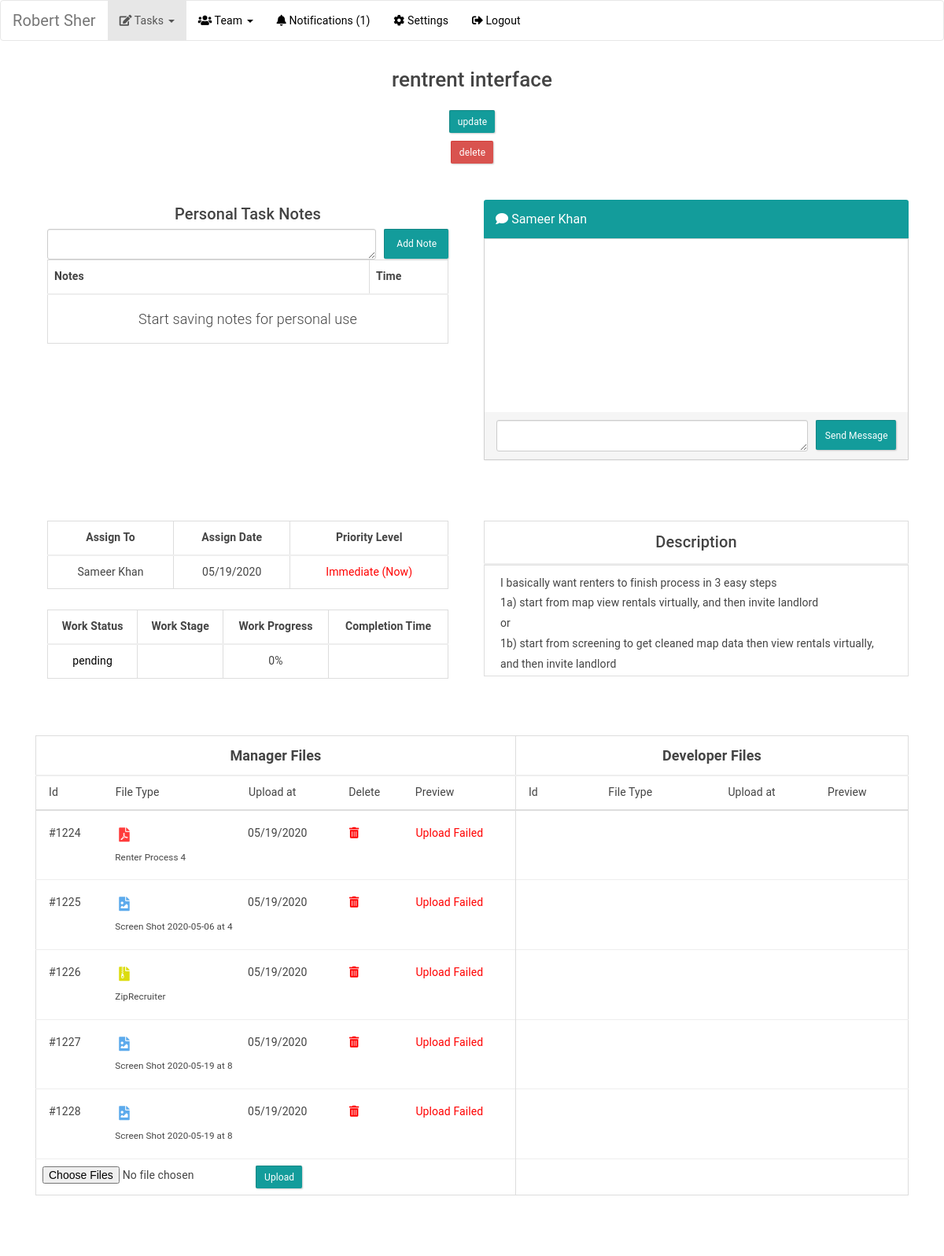
/manager/task_details.php?task_id=659 (signed in), run on the app's committed database.
### tables this page shows
CREATE TABLE `tasks` (
  `id` int(11) NOT NULL,
  `mag_id` int(11) NOT NULL,
  `dev_id` int(11) NOT NULL,
  `name` varchar(50) NOT NULL,
  `description` text NOT NULL,
  `priority_level` tinyint(1) NOT NULL COMMENT 'from manager',
  `status` tinyint(1) NOT NULL COMMENT 'from developer',
  `progress` varchar(20) NOT NULL COMMENT 'from developer',
  `stage` varchar(20) DEFAULT NULL COMMENT 'localhost,dev,live from developer',
  `completion_date` varchar(50) DEFAULT NULL COMMENT 'from developer',
  `submit_work` tinyint(1) NOT NULL DEFAULT 0 COMMENT '0=>''no'',1=>''yes'' from developer',
  `submit_date` varchar(20) DEFAULT NULL,
  `review_request` tinyint(1) NOT NULL DEFAULT 0 COMMENT '0=>''no'',1=>''yes'' from manager',
  `review_request_date` varchar(20) DEFAULT NULL,
  `mark_completed` tinyint(1) NOT NULL DEFAULT 0 COMMENT '0=>''none'',1=>''developer'',2=>''both''',
  `completed_date` varchar(50) DEFAULT NULL,
  `created_date` timestamp NOT NULL DEFAULT current_timestamp(),
  `updated_date` timestamp NOT NULL DEFAULT current_timestamp() ON UPDATE current_timestamp(),
  `assigned_date` varchar(50) DEFAULT NULL,
  `is_archived` tinyint(1) NOT NULL DEFAULT 0,
  `archived_date` varchar(50) DEFAULT NULL
);

CREATE TABLE `developers` (
  `id` int(11) NOT NULL,
  `mag_id` int(11) NOT NULL,
  `name` varchar(50) NOT NULL,
  `email` varchar(50) NOT NULL,
  `phone` varchar(15) NOT NULL,
  `password` varchar(100) NOT NULL,
  `retype_password` varchar(50) NOT NULL,
  `status` tinyint(1) NOT NULL DEFAULT 1,
  `created_date` timestamp NOT NULL DEFAULT current_timestamp(),
  `updated_date` timestamp NOT NULL DEFAULT current_timestamp() ON UPDATE current_timestamp(),
  `archived_date` varchar(50) DEFAULT NULL
);

CREATE TABLE `priority` (
  `id` int(11) NOT NULL,
  `level` varchar(50) NOT NULL,
  `value` tinyint(1) NOT NULL,
  `time` timestamp NOT NULL DEFAULT current_timestamp()
);

CREATE TABLE `status` (
  `id` int(11) NOT NULL,
  `name` varchar(20) NOT NULL,
  `value` tinyint(1) NOT NULL,
  `type` varchar(20) NOT NULL,
  `time` timestamp NOT NULL DEFAULT current_timestamp()
);

CREATE TABLE `tasks_files_manager` (
  `id` int(11) NOT NULL,
  `task_id` int(11) NOT NULL,
  `name` varchar(50) DEFAULT NULL,
  `path` text NOT NULL,
  `upload_date` timestamp NOT NULL DEFAULT current_timestamp()
);

### manager/inc/config.php (called while the page is built, shortened)
<?php
if ($_SERVER["SERVER_NAME"] == "localhost") {
	$base_url = 'http://localhost/projects/taskmanagement/';
	$conn = new mysqli('localhost', 'root', '' , 'task_management');
}
if(mysqli_connect_errno())
{
    printf("Connection failed: %s\n", mysqli_connect_error());
    exit();
}
else
{
	$user_id = isset($_SESSION['manager']['id']) ? $_SESSION['manager']['id'] : '1';
	$sql = "SELECT * FROM tbl_timezone WHERE user_id = '$user_id' AND user_type = 'manager'";
	$res = $conn->query($sql);
	$row = mysqli_fetch_assoc($res);
	if($row['dst_status'] == 'on'){
		$gmt = $row['gmt_value'] + $row['dst_value'];
		$gmt = $row['gmt_sign'].$gmt.':00';
	}
	else{
		$gmt = $row['gmt_sign'].$row['gmt_value'].':00';
	}
	$conn->query("SET time_zone = '".$gmt."'");
	include('functions.php');
}
?>

### manager/task_details.php (the view, shortened to what this page needs)
<?php
require_once 'inc/config.php';
require_once 'inc/header.php';
if(isset($_REQUEST['task_id'])){
	$sql = "SELECT a.*, b.name as dev_name, c.level as level FROM tasks a, developers b, priority c WHERE a.dev_id = b.id AND a.priority_level = c.value AND a.id = '".$_REQUEST["task_id"]."'";
	$res = $conn->query($sql);
	$row = mysqli_fetch_assoc($res);
}
else{
	echo "<script>window.location.href='task.php'</script>";
	exit();
}
?>
<section class="main-container">
    <div class="container-fluid">
        <div class="row">
            <div class="col-md-12">
				<br>
				<p class="text-center mb-lg">
					<strong style="font-size: 26px;"><?php echo $row['name'] ?></strong>
				</p>
                <?php
				if($row['is_archived'] == 0){
				?>
                <center><a href="task.php?edit=<?php echo $row["id"] ?>" class="btn btn-sm btn-primary margin-bottom-10">update</a></center>
                <?php
                }
                ?>
                <?php
                if($row['status'] == 0 || $row['status'] == 2 || $row['status'] == 3){
                ?>
                <center><button class="btn btn-sm btn-danger margin-bottom-10" class="btn btn-sm btn-primary margin-bottom-10" onclick="task_delete(<?php echo $row["id"] ?>)">delete</button></center>
                <?php
                }
                ?>
				<br>
				<div class="widget-container margin-top-10">
					<div class="widget-content">
						<div class="col-sm-6">
							<div class="col-sm-12">
								<p class="text-center mb-lg" style="font-size:20px;margin:0px;"><strong>Personal Task Notes</strong></p>
								<form role="form" id="add_notes" method="POST" class="form-horizontal">
									<textarea class="form-control" rows="1" name="text" maxlength="400" style="width:82%;float:left;"></textarea>
									<button type="submit" class="btn btn-sm btn-primary" style="width:16%;height:38px;float:right;">Add Note</button>
								</form>
							</div>
							<div class="col-sm-12" id="notes" style="height:200px">
							</div>
						</div>
						<div class="col-sm-6">
							<div class="panel panel-primary">
								<div class="panel-heading" id="accordion" style="font-size:16px">
									<i class="fas fa-comment"></i>
									<?php
										echo get_developer_name($row['dev_id']);
									?>
								</div>
								<div class="panel-collapse" style="border:1px solid #d0d0d0">
									<div class="panel-body" id="chat">
										<?php Get_Chat($row['id'],$row['mag_id'],$row['dev_id']); ?>
									</div>
									<div class="row panel-footer" style="margin:0px">
										<form id="task_chat" method="POST" class="form-horizontal">
											<textarea class="form-control" rows="1" name="text" maxlength="400" style="width:78%;float:left;"></textarea>
											<button type="submit" class="btn btn-sm btn-primary" style="width:20%;height:38px;float:right;">Send Message</button>
										</form>
									</div>
								</div>
							</div>
						</div>
						<div class="clearfix"><br><br></div>
						<div class="col-sm-6" style="margin-bottom:20px">
							<div class="col-sm-12">
								<table class="table table-bordered mytable">
									<thead>
										<tr>
											<th>Assign To</th>
											<th>Assign Date</th>
											<th>Priority Level</th>
										</tr>
									</thead>
									<tbody>
										<tr>
											<td><?php echo $row['dev_name']; ?></td>
											<td><?php echo date_format(date_create($row['assigned_date']),'m/d/Y'); ?></td>
											<td>
												<?php
												$p_color = 'black';
												if($row['priority_level'] == 1){
													$p_color = 'red';
												}
												elseif($row['priority_level'] == 2){
													$p_color = 'orange';
												}
												echo "<span style='color:$p_color'>".$row['level']."</span>";
												?>
											</td>
										</tr>
									</tbody>
								</table>
							</div>
							<div class="clearfix"><br></div>
							<div class="col-sm-12">
								<table class="table table-bordered mytable">
									<thead>
										<tr>
											<th>Work Status</th>
											<th>Work Stage</th>
											<th>Work Progress</th>
											<th>Completion Time</th>
										</tr>
									</thead>
									<tbody>
										<tr>
											<td>
												<?php
												$s_color = 'black';
												echo "<span style='color:$s_color'>".get_status($row['status'],'tasks')."</span>";
                                                ?>
											</td>
											<td><?php echo $row['stage']; ?></td>
											<td><?php echo $row['progress'].'%'; ?></td>
											<td><?php echo $row['completion_date']; ?></td>
										</tr>
									</tbody>
								</table>
							</div>
						</div>
						<div class="col-sm-6">
							<table class="table table-bordered mytable">
								<thead>
									<tr>
										<th><strong style="font-size:20px">Description</strong></th>
									</tr>
								</thead>
							</table>
							<div class="desc_div">
								<?php echo $row['description']; ?>
							</div>
						</div>
						<div class="clearfix"><br><br></div>
						<div class="col-sm-12 table-responsive">
							<table class="table table-bordered">
								<thead>
									<tr>
										<th style="font-weight:bold;text-align:center;font-size:18px">Manager Files</th>
										<th style="font-weight:bold;text-align:center;font-size:18px">Developer Files</th>
									</tr>
									<tr>
										<td style="padding:0px 8px;width:55%">
											<table class="table border-none">
												<tr>
													<td style="width:10%">Id</td>
													<td style="width:20%">File Type</td>
													<td style="width:15%">Upload at</td>
													<?php
													if($row['status'] != 4){
													?>
														<td style="width:10%">Delete</td>
													<?php
													}
													?>
													<td style="width:15%">Preview</td>
												</tr>
											</table>
										</td>
										<td style="padding:0px 8px;width:45%">
											<table class="table border-none">
												<tr>
													<td style="width:12%">Id</td>
													<td style="width:18%">File Type</td>
													<td style="width:15%">Upload at</td>
													<td style="width:10%">Preview</td>
												</tr>
											</table>
										</td>
									</tr>
								</thead>
								<tbody>
									<?php
									$res_mag = check_table('tasks_files_manager',"task_id = '".$_REQUEST["task_id"]."' ORDER BY id");
									while($row_mag = mysqli_fetch_assoc($res_mag)) {
									?>
									<tr>
										<td style="width:55%">
											<table class="table border-none">
												<tr>
													<?php if($row_mag['name'] != 'TASK_EMPTY'){ ?>
													<td style="width:10%">
													<?php
													echo '#'.$row_mag['id'];
													?>
													</td>
													<td style="width:20%">
													<?php
													$view_url = '';
													$path = $row_mag['path'];
													if($path != ''){
														$view_url = $base_url.$path;
														$ext = explode('.',$path);
														$pdf_type = array("pdf","PDF");
														$zip_type = array("zip","rar");
														$doc_type = array("doc","docx");
														$xcl_type = array("csv","xls","xlsx");
														$img_type = array("png","PNG","jpg","JPG","jpeg","JPEG");
														$vid_type = array("mp4","MP4","mov",".MOV","avi","AVI","flv","FLV","webm","WebM");
														if(in_array($ext[1], $pdf_type)){ ?>
														<h4 style="margin:5px">
														<a href="<?php echo $view_url ?>" target="_blank">
															<i class="fa fa-file-pdf"></i>
														</a>
														</h4>
														<?php } elseif(in_array($ext[1], $zip_type)){ ?>
														<h4 style="margin:5px">
														<a href="<?php echo $view_url ?>" target="_blank">
															<i class="fa fa-file-archive"></i>
														</a>
														</h4>
														<?php } elseif(in_array($ext[1], $img_type)){ ?>
														<h4 style="margin:5px">
														<a href="<?php echo $view_url ?>" target="_blank">
															<i class="fa fa-file-image"></i>
														</a>
														</h4>
														<?php }
														echo "<span style='font-size:smaller'>".$row_mag['name']."</span>";
													}
													?>
													</td>
													<td style="width:15%"><?php echo date_format(date_create($row_mag['upload_date']),'m/d/Y'); ?></td>
													<?php
													if($row['status'] != 4){
													?>
													<td style="width:10%"><a href="javascript://" style="color:red"><i class="fas fa-trash-alt" onclick="del_file('<?php echo $row_mag['id'] ?>','<?php echo $path ?>')"></i></a></td>
													<?php
													}
                                                    if(file_exists('../'.$path)){
                                                    ?>
                                                    <td style="width:15%"><a href="<?php echo $view_url ?>" target="_blank"><button class="btn btn-sm btn-primary">view</button></a></td>
                                                    <?php
                                                    }
                                                    else{
                                                    ?>
                                                    <td style="width:15%;color:red">Upload Failed</td>
                                                    <?php
													}
													}
                                                    ?>
												</tr>
											</table>
										</td>
										<td style="width:45%">
										</td>
									</tr>
									<?php
									}
									?>
                                    <?php
                                    if($row['is_archived'] == 0){
                                    ?>
                                    <tr>
                                        <td>
                                            <form role="form" id="upload_files" method="post" class="form-horizontal" enctype="multipart/form-data">
                                                <input type="file" name="file[]" multiple required style="float:left" />
                                                <button type="submit" class="btn btn-sm btn-primary submit_btn" style="float:left">Upload</button>
                                            </form>
                                        </td>
                                        <td></td>
                                    </tr>
                                    <?php
                                    }
                                    ?>
								</tbody>
							</table>
						</div>
						<div class="clearfix"><br><br><br></div>
					</div>
				</div>
            </div>
        </div>
    </div>
</section>
<?php require_once 'inc/footer.php'; ?>

### manager/css/layout.css (style rules this page uses)
.leftbar-view .main-container { -webkit-transition: all 350ms cubic-bezier(0.19, 1, 0.22, 1); transition: all 350ms cubic-bezier(0.19, 1, 0.22, 1); }

### manager/css/widgets.css (style rules this page uses)
.margin-bottom-10 { padding-bottom: 10px; }
.widget-content table { margin-bottom: 0px; }

### manager/css/common.css (style rules this page uses)
body { position: relative; background-color: #e4e9f0; color: #444444; padding-top: 60px; font-family: 'Roboto', sans-serif; font-weight: 400; -webkit-font-smoothing: antialiased; -moz-osx-font-smoothing: grayscale; }
.main-container { padding: 0px 15px 0px 15px; }
body { background: hsla(0, 0%, 0%, 0)!important; }
.portlet.blue > .portlet-title > .caption, .portlet-title.blue > .caption, .portlet.green > .portlet-title > .caption, .portlet-title.green > .caption, .portlet.yellow > .portlet-title > .caption, .portlet-title.yellow > .caption, .portlet.red > .portlet-title > .caption, .portlet-title.red > .caption, .portlet.purple > .portlet-title > .caption, .portlet-title.purple > .caption, .portlet.grey > .portlet-title > .caption, .portlet-title.dark-grey > .caption, { color: #fff; }

### manager/css/myCustom.css (style rules this page uses)
.clearfix { clear: both; }

### manager/css/style.css (style rules this page uses)
body { background-color: rgb(231,238,247); background-image: url('//ssl.gstatic.com/docs/forms/themes/images/v1/0AX42CRMsmRFbUy03NTAzM2Q4My03ODU1LTQ2NzItODI2YS1kZmU5YzdiMzZjOGQ/blue-stripe-bg.png'); background-repeat: repeat; background-position: left top; }
.table-responsive { border:none; }
.margin-top-10 { margin-top: 10px; }
.margin-bottom-10 { margin-bottom: 10px; }
#chat.panel-body { overflow-y: scroll; height: 220px; }

### manager/task_details.php (style rules this page uses)
.mytable > thead > tr > th { font-weight: bold; text-align: center; }
.mytable > tbody > tr > td { text-align: center; }
.border-none > tbody > tr > td { border: none; }
.desc_div { height: 142px; overflow: auto; padding: 10px 20px 0px; border: 1px solid #d0d0d0b0; }
.fa-file-pdf { color:#ff0000c4; }
.fa-file-archive { color:#dcdc0e; }
.fa-file-image { color:#5caaec; }

### data on the page
tasks: name "rentrent interface", dev.name "Sameer Khan", developers.name "Sameer Khan", assigned_date "05/19/2020", priority.level "Immediate (Now)", status.name "pending", progress "0", description "I basically want renters to finish process in 3 easy steps 1a) start from map view rentals virtually, and then invite landlord or 1b) start from screening to get cleaned map data then view rentals virtually, and then invite landlord"
tasks_files_manager: id "1224", name "Renter Process 4", upload_date "05/19/2020", shows "Upload Failed"
tasks_files_manager: id "1225", name "Screen Shot 2020-05-06 at 4", upload_date "05/19/2020", shows "Upload Failed"
tasks_files_manager: id "1226", name "ZipRecruiter", upload_date "05/19/2020", shows "Upload Failed"
tasks_files_manager: id "1227", name "Screen Shot 2020-05-19 at 8", upload_date "05/19/2020", shows "Upload Failed"
tasks_files_manager: id "1228", name "Screen Shot 2020-05-19 at 8", upload_date "05/19/2020", shows "Upload Failed"

### other printed values
$_SESSION["manager"]["name"] "Robert Sher"
$count "1"
